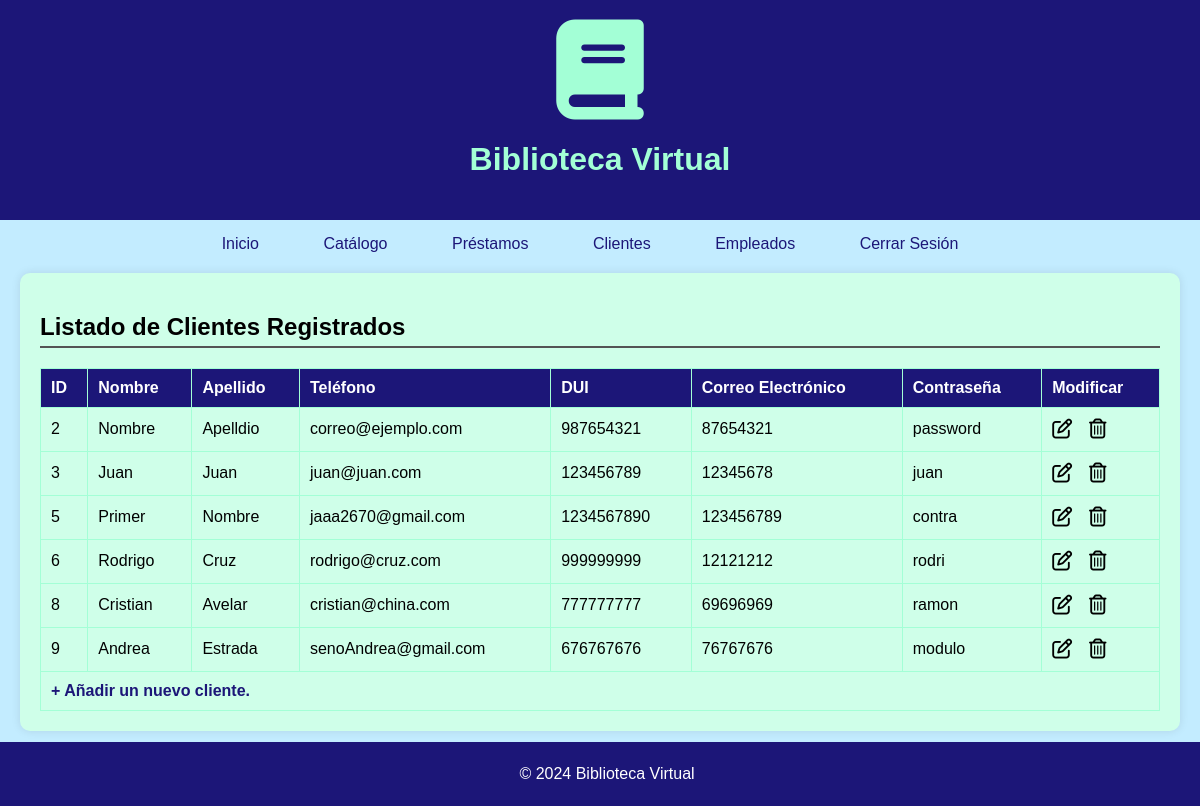
The app's page /clientes.php (signed in) with its own data.
### tables this page shows
CREATE TABLE `usuarios` (
  `ID` int(8) NOT NULL,
  `nombre` varchar(255) NOT NULL,
  `apellido` varchar(255) NOT NULL,
  `correoElectronico` varchar(255) NOT NULL,
  `DUI` int(9) NOT NULL,
  `telefono` int(8) NOT NULL,
  `contrasena` varchar(255) NOT NULL,
  `empleado` tinyint(1) NOT NULL,
  `admin` tinyint(1) NOT NULL
);

### clientes.php (the view, shortened to what this page needs)
<!DOCTYPE html>
    <html lang="es">
    <head>
        <link rel="stylesheet" href="assets/style.css">
    </head>
    <body>
        <?php
            include('assets/menu.php');
            $clientes = new Database();
        ?>
        <article class="clientes">
            <h1 id="Clientes">Listado de Clientes Registrados</h1>
            <main>
                <table>
                    <thead>
                        <tr>
                            <th>ID</th>
                            <th>Nombre</th>
                            <th>Apellido</th>
                            <th>Teléfono</th>
                            <th>DUI</th>
                            <th>Correo Electrónico</th>
                            <th>Contraseña</th>
                            <th>Modificar</th>
                        </tr>
                    </thead>
                    <tbody>
                        <?php
                            $lista = $clientes->mostrarElementos('usuarios');
                            while ($row = mysqli_fetch_object($lista)) {
                                $trabaja = $row->empleado;
                                $id = $row->ID;
                                $nombre = $row->nombre;
                                $apellido = $row->apellido;
                                $correo = $row->correoElectronico;
                                $dui = $row->DUI;
                                $telefono = $row->telefono;
                                $contraseña = $row->contrasena;
                                if ($trabaja == false) {
                                    ?>
                                    <tr>
                                        <td>
                                            <?php
                                                echo $id;
                                            ?>
                                        </td>
                                        <td>
                                            <?php
                                                echo $nombre;
                                            ?>
                                        </td>
                                        <td>
                                            <?php
                                                echo $apellido;
                                            ?>
                                        </td>
                                        <td>
                                            <?php
                                                echo $correo;
                                            ?>
                                        </td>
                                        <td>
                                            <?php
                                                echo $dui;
                                            ?>
                                        </td>
                                        <td>
                                            <?php
                                                echo $telefono;
                                            ?>
                                        </td>
                                        <td>
                                            <?php
                                                echo $contraseña;
                                            ?>
                                        </td>
                                        <td>
                                            <a class="boton" href="modificarCliente.php?id=<?php echo $id; ?>&mod"><i class="fa-regular fa-pen-to-square"></i></a>
                                            <a class="boton" href="modificarCliente.php?id=<?php echo $id; ?>&del"><i class="fa-regular fa-trash-can"></i></a>
                                        </td>
                                    </tr>
                                    <?php
                                }
                            }
                        ?>
                        <tr>
                            <td colspan="8">
                                <a class="add" href="agregarCliente.php">+ Añadir un nuevo cliente.</a>
                            </td>
                        </tr>
                    </tbody>
                </table>
            </main>
        </article>
    </body>
</html>

### assets/style.css (style rules this page uses)
:root { --navy: #1C1678; --lightBlue: #c3ecff; --mint: #A3FFD6; --clearColor: #cfffe9; }
body { font-family: Arial, sans-serif; margin: 0; padding: 0; background-color: var(--lightBlue); }
article { background-color: var(--clearColor); margin: 20px 20px 75px 20px; padding: 20px; border-radius: 10px; box-shadow: 0 0 10px rgba(0, 0, 0, 0.1); }
article h1 { border-bottom: 2px solid #545454; padding-bottom: 5px; }
article main { margin-top: 10px; }
table { width: 100%; border-collapse: collapse; margin-top: 10px; }
table th, table td { padding: 10px; border: 1px solid var(--mint); }
table th { background-color: var(--navy); color: white; text-align: left; }
.add { color: var(--navy); font-size: 1em; font-weight: bold; text-decoration: none; }
.boton { font-size: 1.25em; color: black; }

### records on screen
usuarios: ID "2", nombre "Nombre", apellido "Apelldio", correoElectronico "correo@ejemplo.com", DUI "987654321", telefono "87654321", contrasena "password"
usuarios: ID "3", nombre "Juan", apellido "Juan", correoElectronico "juan@juan.com", DUI "123456789", telefono "12345678", contrasena "juan"
usuarios: ID "5", nombre "Primer", apellido "Nombre", correoElectronico "jaaa2670@gmail.com", DUI "1234567890", telefono "123456789", contrasena "contra"
usuarios: ID "6", nombre "Rodrigo", apellido "Cruz", correoElectronico "rodrigo@cruz.com", DUI "999999999", telefono "12121212", contrasena "rodri"
usuarios: ID "8", nombre "Cristian", apellido "Avelar", correoElectronico "cristian@china.com", DUI "777777777", telefono "69696969", contrasena "ramon"
usuarios: ID "9", nombre "Andrea", apellido "Estrada", correoElectronico "senoAndrea@gmail.com", DUI "676767676", telefono "76767676", contrasena "modulo"
